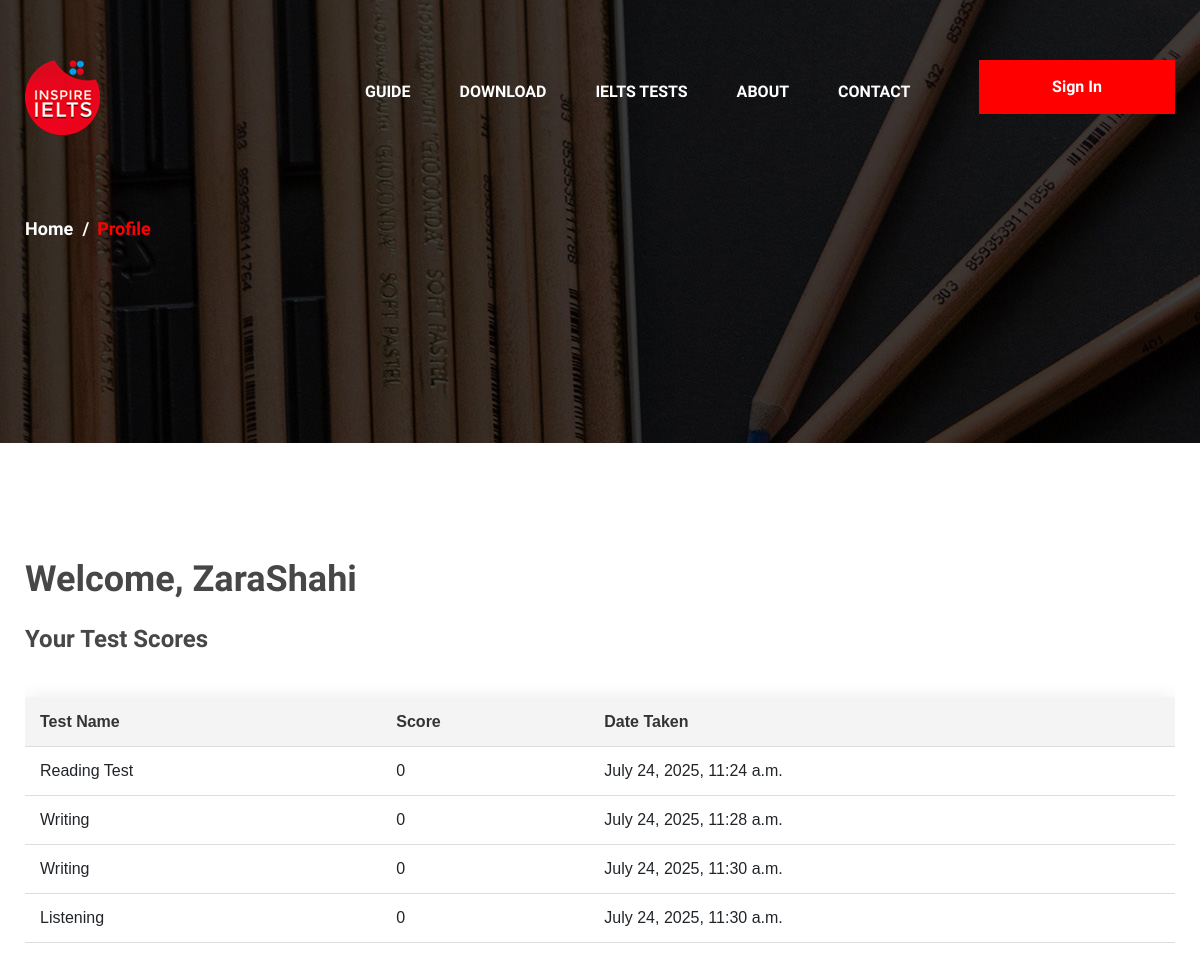
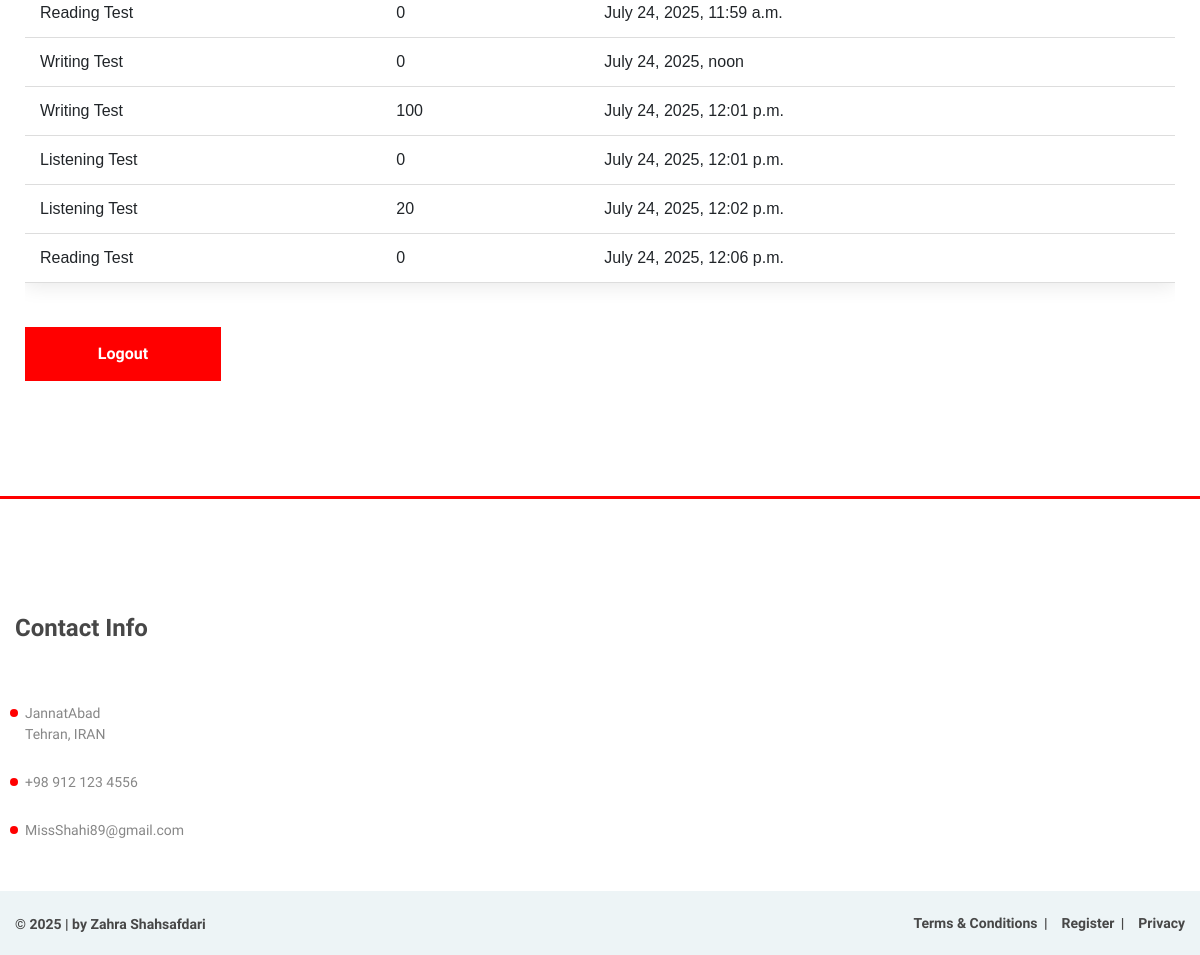
Page /profile/ (signed in) on the earlier database version (2 pictures, top to bottom).
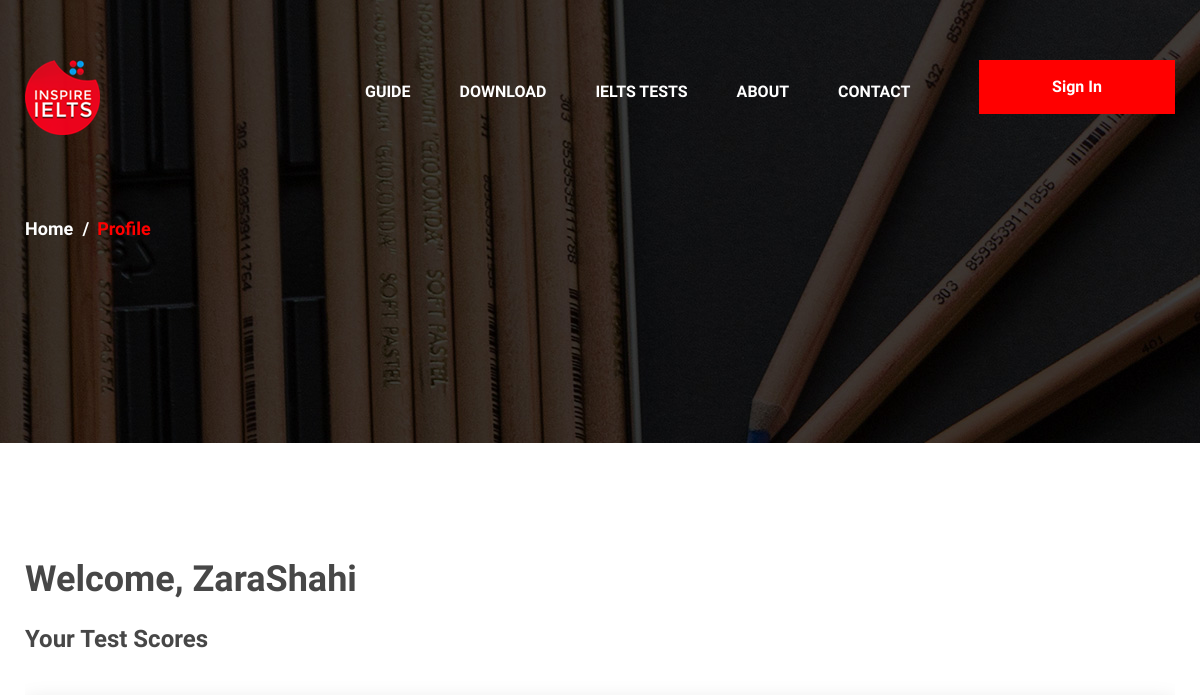
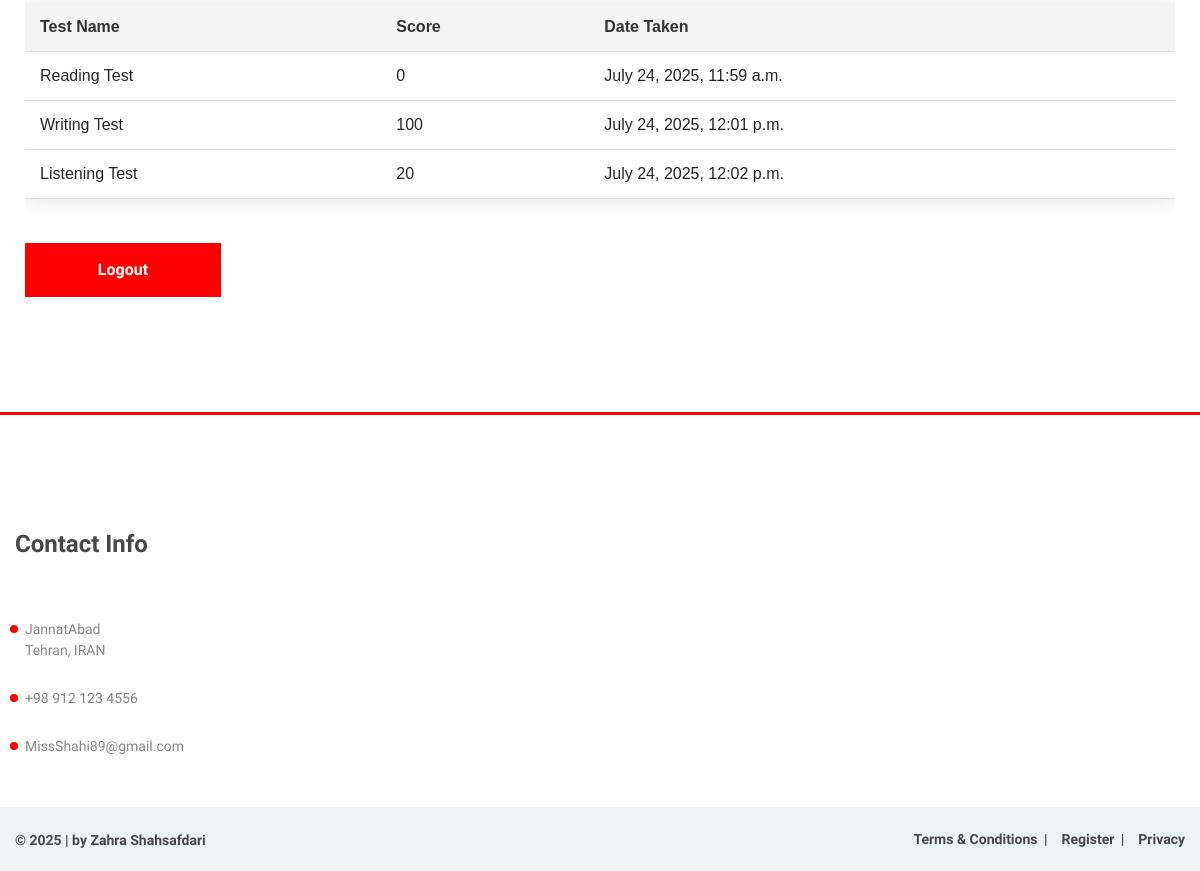
Same page on the later database version (2 pictures, top to bottom).
### ieltstest/models.py (models this page shows, shortened)
class TestScore(models.Model):
    user = models.ForeignKey(User, on_delete=models.CASCADE)
    test_name = models.CharField(max_length=100)
    score = models.IntegerField()
    date_taken = models.DateTimeField(auto_now_add=True)

### ieltstest/views.py (the view)
# urls.py: path('profile/', profile, name='profile'),
def profile(request):
    if not request.user.is_authenticated:
        return redirect('ieltstest:signin')  # Redirect to signin page if not logged in
    scores = TestScore.objects.filter(user=request.user)
    return render(request, 'profile.html', {'scores': scores})

### ieltstest/templates/profile.html (shortened to what this page needs)
{% extends 'base.html' %}
{% load static %}
{% block content %}
    <div class="page-info-section set-bg" data-setbg="{% static 'img/page-bg/4.jpg' %}">
        <div class="container">
            <div class="site-breadcrumb">
                <a href="{% url 'ieltstest:index' %}">Home</a>
                <span>Profile</span>
            </div>
        </div>
    </div>
    <section class="profile-page spad">
        <div class="container">
            <h2>Welcome, {{ user.username }}</h2><br/>
            <h4>Your Test Scores</h4><br/>
            <div class="table-responsive">
                <table class="score-table">
                    <thead>
                        <tr>
                            <th>Test Name</th>
                            <th>Score</th>
                            <th>Date Taken</th>
                        </tr>
                    </thead>
                    <tbody>
                        {% for score in scores %}
                        <tr>
                            <td>{{ score.test_name }}</td>
                            <td>{{ score.score }}</td>
                            <td>{{ score.date_taken }}</td>
                        </tr>
                        {% empty %}
                        <tr>
                            <td colspan="3">No test scores available.</td>
                        </tr>
                        {% endfor %}
                    </tbody>
                </table>
            </div>
            <form method="post" action="{% url 'ieltstest:logout' %}">
                <br/><button type="submit" class="site-btn">Logout</button>
            </form>
        </div>
    </section>
{% endblock %}

### ieltstest/templates/base.html (shortened to what this page needs)
{% load static %}
<!DOCTYPE html>
<html lang="en">
<head>
	<link rel="stylesheet" href="{% static 'css/bootstrap.min.css' %}"/>
	<link rel="stylesheet" href="{% static 'css/font-awesome.min.css' %}"/>
	<link rel="stylesheet" href="{% static 'css/owl.carousel.css' %}"/>
	<link rel="stylesheet" href="{% static 'css/style.css' %}"/>
</head>
<body>
	<header class="header-section">
		<div class="container">
			<div class="row">
				<div class="col-lg-3 col-md-3">
					<div class="site-logo">
						<a href="{% url 'ieltstest:index' %}">
						<img src="{% static 'img/logo1.png' %}" alt="">
						</a>
					</div>
				</div>
				<div class="col-lg-9 col-md-9">
					<a href="{% url 'ieltstest:signin' %}" class="site-btn header-btn">Sign In</a>
					<nav class="main-menu">
						<ul>
							<li><a href="{% url 'ieltstest:guide' %}">GUIDE</a></li>
							<li><a href="{% url 'ieltstest:download' %}">DOWNLOAD</a></li>
							<li>
								<a href="">IELTS TESTS</a>
							</li>
							<li><a href="{% url 'ieltstest:about' %}">ABOUT</a></li>
							<li><a href="{% url 'ieltstest:contact' %}">CONTACT</a></li>
						</ul>
					</nav>
				</div>
			</div>
		</div>
	</header>
    {% block content %}
    {% endblock %}
	<footer class="footer-section spad pb-0">
		<div class="footer-top">
			<div class="footer-warp">
				<div class="row">
					<div class="widget-item">
						<h4>Contact Info</h4>
						<ul class="contact-list">
							<li>JannatAbad <br>Tehran, IRAN</li>
							<li>+98 912 123 4556</li>
							<li>MissShahi89@gmail.com</li>
						</ul>
					</div>
				</div>
			</div>
		</div>
		<div class="footer-bottom">
			<div class="footer-warp">
				<ul class="footer-menu">
					<li><a href="#">Terms & Conditions</a></li>
					<li><a href="#">Register</a></li>
					<li><a href="#">Privacy</a></li>
				</ul>
				<div class="copyright"> &copy; 2025 | by Zahra Shahsafdari </i></div>
			</div>
		</div>
	</footer>
</body>
</html>

### ieltstest/static/css/style.css (style rules this page uses)
html, body { height: 100%; font-family: 'Raleway', sans-serif; -webkit-font-smoothing: antialiased; font-smoothing: antialiased; }
h1, h2, h3, h4, h5, h6 { margin: 0; font-weight: 600; color: #474747; }
h2 { font-size: 36px; }
h4 { font-size: 24px; }
img { max-width: 100%; }
::placeholder { font-style: italic; }
ul, ol { padding: 0; margin: 0; }
.set-bg { background-repeat: no-repeat; background-size: cover; background-position: top center; }
.spad { padding-top: 115px; padding-bottom: 115px; }
.site-btn { display: inline-block; min-width: 196px; text-align: center; border: none; padding: 15px 10px; font-weight: 600; font-size: 16px; position: relative; color: #fff; cursor: pointer; background: red; }
.header-section { position: absolute; width: 100%; top: 0; left: 0; padding-top: 60px; }
.site-logo { display: inline-block; }
.main-menu ul { list-style: none; }
.main-menu ul li { display: inline; }
.main-menu ul li a { display: inline-block; font-size: 16px; color: #fff; margin-left: 45px; font-weight: 600; padding: 20px 0 5px; }
.header-btn { float: right; margin-right: 0; }
.footer-section { border-top: 3px solid red; }
.footer-warp { max-width: 1559px; padding: 0 15px; margin: 0 auto; }
.widget-item { width: 20%; padding: 0 15px; }
.widget-item h4 { margin-bottom: 30px; }
.widget-item ul { list-style: none; padding-top: 30px; }
.widget-item ul li { margin-bottom: 10px; font-size: 14px; font-weight: 500; color: #878787; }
.widget-item ul li:last-child { margin-bottom: 0; }
.widget-item ul.contact-list li { margin-bottom: 27px; position: relative; padding-left: 10px; }
.widget-item ul.contact-list li:last-child { margin-bottom: 0; }
.widget-item ul.contact-list li:after { position: absolute; content: ""; width: 8px; height: 8px; left: -5px; top: 6px; border-radius: 50%; background: red; }
.footer-bottom { overflow: hidden; background: #edf4f6; padding: 20px 0; margin-top: 50px; }
.footer-menu { list-style: none; float: right; }
.footer-menu li { display: inline; }
.footer-menu li:last-child a { padding-right: 0; margin-right: 0; }
.footer-menu li:last-child a:after { display: none; }
.footer-menu li a { display: inline-block; font-size: 14px; font-weight: 600; color: #474747; padding-right: 10px; margin-right: 10px; position: relative; }
.footer-menu li a:after { position: absolute; content: "|"; right: 0; top: 0; }
.copyright { padding-top: 3px; float: left; font-size: 14px; font-weight: 600; color: #474747; }
.page-info-section { height: 443px; }
.site-breadcrumb { padding-top: 215px; }
.site-breadcrumb a, .site-breadcrumb span { display: inline-block; margin-right: 10px; padding-right: 10px; font-weight: 600; font-size: 18px; }
.site-breadcrumb a { color: #fff; position: relative; }
.site-breadcrumb a:after { position: absolute; content: "/"; right: -6px; top: 0; color: #fff; }
.site-breadcrumb span { color: red; }
@media (min-width: 1200px) { .container { max-width: 1180px; } }
.main-menu ul { list-style: none; padding: 0; margin: 0; }
.main-menu > ul > li { position: relative; display: inline-block; }
.main-menu a { text-decoration: none; padding: 10px 15px; display: block; }
.score-table { width: 100%; border-collapse: collapse; margin: 20px 0; font-size: 1em; font-family: Arial, sans-serif; box-shadow: 0 2px 20px rgba(0, 0, 0, 0.1); }
.score-table th, .score-table td { padding: 12px 15px; text-align: left; border-bottom: 1px solid #ddd; }
.score-table th { background-color: #f4f4f4; color: #333; }
.table-responsive { overflow-x: auto; }

Differences in the rows shown:
removed TestScore: test_name "Reading Test", score "0", date_taken "July 24, 2025, 11:24 a.m."
removed TestScore: test_name "Writing", score "0", date_taken "July 24, 2025, 11:28 a.m."
removed TestScore: test_name "Writing", score "0", date_taken "July 24, 2025, 11:30 a.m."
removed TestScore: test_name "Listening", score "0", date_taken "July 24, 2025, 11:30 a.m."
removed TestScore: test_name "Writing Test", score "0", date_taken "July 24, 2025, noon"
removed TestScore: test_name "Listening Test", score "0", date_taken "July 24, 2025, 12:01 p.m."
removed TestScore: test_name "Reading Test", score "0", date_taken "July 24, 2025, 12:06 p.m."
